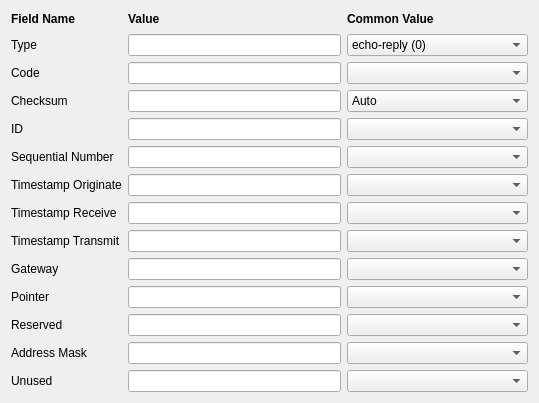
             <widget class="QWidget" name="scrollAreaWidgetContents_6">
              <property name="geometry">
               <rect>
                <x>0</x>
                <y>0</y>
                <width>539</width>
                <height>403</height>
               </rect>
              </property>
              <layout class="QGridLayout" name="gridLayout_11">
               <property name="sizeConstraint">
                <enum>QLayout::SetMinimumSize</enum>
               </property>
               <item row="4" column="0">
                <widget class="QLabel" name="label_55">
                 <property name="text">
                  <string>Checksum</string>
                 </property>
                </widget>
               </item>
               <item row="5" column="0">
                <widget class="QLabel" name="label_56">
                 <property name="text">
                  <string>ID</string>
                 </property>
                </widget>
               </item>
               <item row="8" column="0">
                <widget class="QLabel" name="label_61">
                 <property name="text">
                  <string>Timestamp Receive</string>
                 </property>
                </widget>
               </item>
               <item row="6" column="0">
                <widget class="QLabel" name="label_57">
                 <property name="text">
                  <string>Sequential Number</string>
                 </property>
                </widget>
               </item>
               <item row="7" column="0">
                <widget class="QLabel" name="label_60">
                 <property name="text">
                  <string>Timestamp Originate</string>
                 </property>
                </widget>
               </item>
               <item row="9" column="0">
                <widget class="QLabel" name="label_62">
                 <property name="text">
                  <string>Timestamp Transmit</string>
                 </property>
                </widget>
               </item>
               <item row="6" column="1">
                <widget class="QLineEdit" name="lineEditICMPSeq"/>
               </item>
               <item row="4" column="1">
                <widget class="QLineEdit" name="lineEditICMPChksum"/>
               </item>
               <item row="10" column="0">
                <widget class="QLabel" name="label_63">
                 <property name="text">
                  <string>Gateway</string>
                 </property>
                </widget>
               </item>
               <item row="3" column="1">
                <widget class="QLineEdit" name="lineEditICMPCode"/>
               </item>
               <item row="1" column="2">
                <widget class="QComboBox" name="comboBoxICMPType">
                 <item>
                  <property name="text">
                   <string>echo-reply (0)</string>
                  </property>
                 </item>
                 <item>
                  <property name="text">
                   <string>destination-unreachable (3)</string>
                  </property>
                 </item>
                 <item>
                  <property name="text">
                   <string>source-quench (4)</string>
                  </property>
                 </item>
                 <item>
                  <property name="text">
                   <string>redirect (5)</string>
                  </property>
                 </item>
                </widget>
               </item>
               <item row="3" column="2">
                <widget class="QComboBox" name="comboBoxICMPCode"/>
               </item>
               <item row="1" column="1">
                <widget class="QLineEdit" name="lineEditICMPType"/>
               </item>
               <item row="11" column="0">
                <widget class="QLabel" name="label_64">
                 <property name="text">
                  <string>Pointer</string>
                 </property>
                </widget>
               </item>
               <item row="1" column="0">
                <widget class="QLabel" name="label_58">
                 <property name="text">
                  <string>Type</string>
                 </property>
                </widget>
               </item>
               <item row="3" column="0">
                <widget class="QLabel" name="label_59">
                 <property name="text">
                  <string>Code</string>
                 </property>
                </widget>
               </item>
               <item row="4" column="2">
                <widget class="QComboBox" name="comboBoxICMPChksum">
                 <item>
                  <property name="text">
                   <string>Auto</string>
                  </property>
                 </item>
                 <item>
                  <property name="text">
                   <string>Custom</string>
                  </property>
                 </item>
                </widget>
               </item>
               <item row="5" column="1">
                <widget class="QLineEdit" name="lineEditICMPId"/>
               </item>
               <item row="7" column="1">
                <widget class="QLineEdit" name="lineEditICMPTs_ori"/>
               </item>
               <item row="0" column="0">
                <widget class="QLabel" name="label_65">
                 <property name="text">
                  <string>&lt;b&gt;Field Name&lt;/b&gt;</string>
                 </property>
                </widget>
               </item>
               <item row="11" column="1">
                <widget class="QLineEdit" name="lineEditICMPPtr"/>
               </item>
               <item row="8" column="1">
                <widget class="QLineEdit" name="lineEditICMPTs_rx"/>
               </item>
               <item row="7" column="2">
                <widget class="QComboBox" name="comboBoxICMPTs_ori"/>
               </item>
               <item row="9" column="1">
                <widget class="QLineEdit" name="lineEditICMPTs_tx"/>
               </item>
               <item row="10" column="1">
                <widget class="QLineEdit" name="lineEditICMPGw"/>
               </item>
               <item row="0" column="1">
                <widget class="QLabel" name="label_66">
                 <property name="text">
                  <string>&lt;b&gt;Value&lt;/b&gt;</string>
                 </property>
                 <property name="alignment">
                  <set>Qt::AlignLeading|Qt::AlignLeft|Qt::AlignVCenter</set>
                 </property>
                </widget>
               </item>
               <item row="6" column="2">
                <widget class="QComboBox" name="comboBoxICMPSeq"/>
               </item>
               <item row="5" column="2">
                <widget class="QComboBox" name="comboBoxICMPId"/>
               </item>
               <item row="9" column="2">
                <widget class="QComboBox" name="comboBoxICMPTs_tx"/>
               </item>
               <item row="8" column="2">
                <widget class="QComboBox" name="comboBoxICMPTs_rx"/>
               </item>
               <item row="10" column="2">
                <widget class="QComboBox" name="comboBoxICMPGw"/>
               </item>
               <item row="0" column="2">
                <widget class="QLabel" name="label_67">
                 <property name="text">
                  <string>&lt;b&gt;Common Value&lt;/b&gt;</string>
                 </property>
                </widget>
               </item>
               <item row="11" column="2">
                <widget class="QComboBox" name="comboBoxICMPPtr"/>
               </item>
               <item row="13" column="0">
                <widget class="QLabel" name="label_69">
                 <property name="text">
                  <string>Address Mask</string>
                 </property>
                </widget>
               </item>
               <item row="12" column="0">
                <widget class="QLabel" name="label_68">
                 <property name="text">
                  <string>Reserved</string>
                 </property>
                </widget>
               </item>
               <item row="14" column="0">
                <widget class="QLabel" name="label_70">
                 <property name="text">
                  <string>Unused</string>
                 </property>
                </widget>
               </item>
               <item row="12" column="1">
                <widget class="QLineEdit" name="lineEditICMPReserved"/>
               </item>
               <item row="13" column="1">
                <widget class="QLineEdit" name="lineEditICMPAddr_mask"/>
               </item>
               <item row="14" column="1">
                <widget class="QLineEdit" name="lineEditICMPUnused"/>
               </item>
               <item row="12" column="2">
                <widget class="QComboBox" name="comboBoxICMPReserved"/>
               </item>
               <item row="13" column="2">
                <widget class="QComboBox" name="comboBoxICMPAddr_mask"/>
               </item>
               <item row="14" column="2">
                <widget class="QComboBox" name="comboBoxICMPUnused"/>
               </item>
              </layout>
             </widget>
